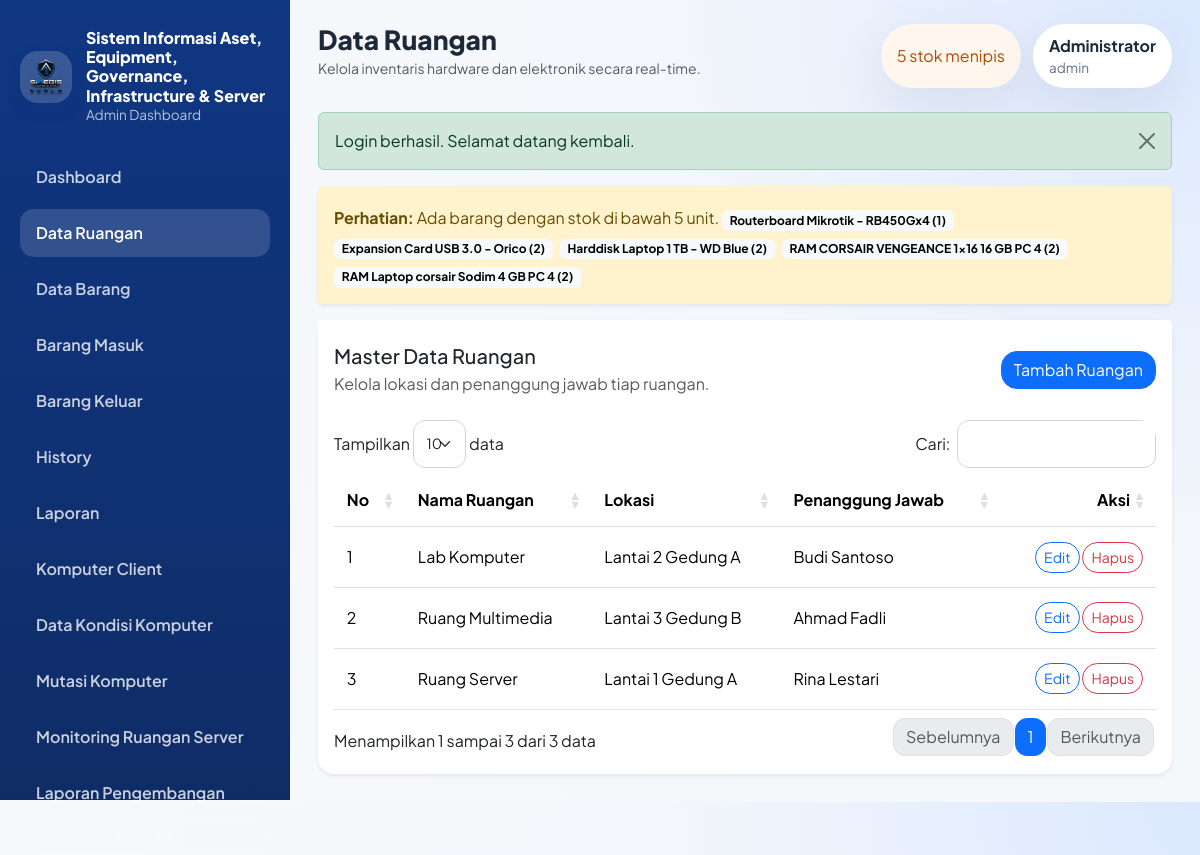
The app's page /modules/ruangan/index.php (signed in) with its own data.
### tables this page shows
CREATE TABLE barang (
    id INT AUTO_INCREMENT PRIMARY KEY,
    kode_barang VARCHAR(50) NOT NULL UNIQUE,
    nama_barang VARCHAR(150) NOT NULL,
    ruangan_id INT NULL,
    tahun_inventaris YEAR NOT NULL,
    qty INT NOT NULL DEFAULT 0,
    label_barang VARCHAR(100) NOT NULL DEFAULT 'Lainnya',
    kondisi ENUM('Baik', 'Rusak', 'Perbaikan') NOT NULL DEFAULT 'Baik',
    keterangan TEXT NULL,
    created_at TIMESTAMP DEFAULT CURRENT_TIMESTAMP,
    CONSTRAINT fk_barang_ruangan FOREIGN KEY (ruangan_id) REFERENCES ruangan(id) ON UPDATE CASCADE
);

CREATE TABLE ruangan (
    id INT AUTO_INCREMENT PRIMARY KEY,
    nama_ruangan VARCHAR(100) NOT NULL,
    lokasi VARCHAR(150) NOT NULL,
    penanggung_jawab VARCHAR(100) NOT NULL
);

### includes/helpers.php (called while the page is built, shortened)
<?php
function url(string $path = ''): string
{
    $path = ltrim($path, '/');
    return BASE_URL . ($path !== '' ? '/' . $path : '');
}
function e(?string $value): string
{
    return htmlspecialchars((string) $value, ENT_QUOTES, 'UTF-8');
}
function get_flash(): ?array
{
    $flash = $_SESSION['flash'];
    return $flash;
}
function current_path(): string
{
    return str_replace('\\', '/', $_SERVER['PHP_SELF'] ?? '');
}
function is_active_menu(string $needle): bool
{
    return str_contains(current_path(), $needle);
}
function fetch_all(PDO $pdo, string $sql, array $params = []): array
{
    $statement = $pdo->prepare($sql);
    $statement->execute($params);
    return $statement->fetchAll();
}
function get_low_stock_items(PDO $pdo, int $limit = 5): array
{
    return fetch_all(
        $pdo,
        'SELECT b.nama_barang, b.qty
         FROM barang b
         WHERE b.qty < 5
         ORDER BY b.qty ASC, b.nama_barang ASC
         LIMIT ' . (int) $limit
    );
}

### includes/auth.php (called while the page is built, shortened)
<?php
function current_user_role(): string
{
    return $_SESSION['user']['role'] ?? 'admin';
}
function is_admin_user(): bool
{
    return current_user_role() === 'admin';
}
function current_user(): ?array
{
    return $_SESSION['user'] ?? null;
}

### modules/ruangan/index.php (the view, shortened to what this page needs)
<?php
require_once dirname(__DIR__, 2) . '/config/app.php';
$pageTitle = 'Data Ruangan';
$rooms = fetch_all($pdo, 'SELECT * FROM ruangan ORDER BY nama_ruangan ASC');
require_once BASE_PATH . '/includes/layout_top.php';
?>
<div class="card border-0 shadow-sm">
    <div class="card-header bg-white border-0 d-flex justify-content-between align-items-center flex-wrap gap-3 pt-4">
        <div>
            <h5 class="mb-1">Master Data Ruangan</h5>
            <p class="text-muted mb-0">Kelola lokasi dan penanggung jawab tiap ruangan.</p>
        </div>
        <button class="btn btn-primary" data-bs-toggle="modal" data-bs-target="#addRoomModal">Tambah Ruangan</button>
    </div>
    <div class="card-body">
        <div class="table-responsive">
            <table class="table table-hover align-middle datatable">
                <thead>
                    <tr>
                        <th>No</th>
                        <th>Nama Ruangan</th>
                        <th>Lokasi</th>
                        <th>Penanggung Jawab</th>
                        <th class="text-end">Aksi</th>
                    </tr>
                </thead>
                <tbody>
                    <?php foreach ($rooms as $index => $room): ?>
                        <tr>
                            <td><?= $index + 1; ?></td>
                            <td><?= e($room['nama_ruangan']); ?></td>
                            <td><?= e($room['lokasi']); ?></td>
                            <td><?= e($room['penanggung_jawab']); ?></td>
                            <td class="text-end">
                                <button class="btn btn-sm btn-outline-primary" data-bs-toggle="modal" data-bs-target="#editRoomModal<?= $room['id']; ?>">Edit</button>
                                <button class="btn btn-sm btn-outline-danger" data-bs-toggle="modal" data-bs-target="#deleteRoomModal<?= $room['id']; ?>">Hapus</button>
                            </td>
                        </tr>
                    <?php endforeach; ?>
                </tbody>
            </table>
        </div>
    </div>
</div>
<?php require_once BASE_PATH . '/includes/layout_bottom.php'; ?>

### includes/layout_top.php (shortened to what this page needs)
<?php
$pageTitle = $pageTitle ?? APP_NAME;
$pageSubtitle = $pageSubtitle ?? 'Kelola inventaris hardware dan elektronik secara real-time.';
$lowStockItems = get_low_stock_items($pdo);
$currentUser = current_user();
$flash = get_flash();
$isAdminUser = is_admin_user();
$showLowStockAlert = !is_active_menu('/modules/pengembangan/') && !is_active_menu('/modules/monitoring_ruangan/');
?><!doctype html>
<html lang="id">
<head>
    <link href="https://cdn.jsdelivr.net/npm/bootstrap@5.3.3/dist/css/bootstrap.min.css" rel="stylesheet">
    <link href="https://cdn.datatables.net/1.13.8/css/dataTables.bootstrap5.min.css" rel="stylesheet">
    <link href="https://cdn.datatables.net/responsive/2.5.0/css/responsive.bootstrap5.min.css" rel="stylesheet">
    <link href="<?= e(url('assets/css/style.css')); ?>" rel="stylesheet">
</head>
<body>
    <div class="app-shell">
        <aside class="sidebar d-none d-xl-flex flex-column">
            <div class="sidebar-brand">
                <div class="brand-mark">
                    <img src="<?= e(url(APP_LOGO_PATH)); ?>" alt="Logo SiAEGIS" class="brand-logo">
                </div>
                <div>
                    <h1><?= e(APP_NAME); ?></h1>
                    <p>Admin Dashboard</p>
                </div>
            </div>
            <nav class="nav flex-column sidebar-nav">
                <?php if ($isAdminUser): ?>
                    <a class="nav-link <?= is_active_menu('/modules/dashboard/') ? 'active' : ''; ?>" href="<?= e(url('modules/dashboard/index.php')); ?>">Dashboard</a>
                    <a class="nav-link <?= is_active_menu('/modules/ruangan/') ? 'active' : ''; ?>" href="<?= e(url('modules/ruangan/index.php')); ?>">Data Ruangan</a>
                    <a class="nav-link <?= is_active_menu('/modules/barang/') ? 'active' : ''; ?>" href="<?= e(url('modules/barang/index.php')); ?>">Data Barang</a>
                    <a class="nav-link <?= is_active_menu('/modules/transaksi/masuk.php') ? 'active' : ''; ?>" href="<?= e(url('modules/transaksi/masuk.php')); ?>">Barang Masuk</a>
                    <a class="nav-link <?= is_active_menu('/modules/transaksi/keluar.php') ? 'active' : ''; ?>" href="<?= e(url('modules/transaksi/keluar.php')); ?>">Barang Keluar</a>
                    <a class="nav-link <?= is_active_menu('/modules/transaksi/history.php') ? 'active' : ''; ?>" href="<?= e(url('modules/transaksi/history.php')); ?>">History</a>
                    <a class="nav-link <?= is_active_menu('/modules/laporan/') ? 'active' : ''; ?>" href="<?= e(url('modules/laporan/index.php')); ?>">Laporan</a>
                    <a class="nav-link <?= is_active_menu('/modules/komputer/') ? 'active' : ''; ?>" href="<?= e(url('modules/komputer/index.php')); ?>">Komputer Client</a>
                    <a class="nav-link <?= is_active_menu('/modules/kondisi_komputer/') ? 'active' : ''; ?>" href="<?= e(url('modules/kondisi_komputer/index.php')); ?>">Data Kondisi Komputer</a>
                    <a class="nav-link <?= is_active_menu('/modules/mutasi_komputer/') ? 'active' : ''; ?>" href="<?= e(url('modules/mutasi_komputer/index.php')); ?>">Mutasi Komputer</a>
                    <a class="nav-link <?= is_active_menu('/modules/monitoring_ruangan/') ? 'active' : ''; ?>" href="<?= e(url('modules/monitoring_ruangan/dashboard.php')); ?>">Monitoring Ruangan Server</a>
                <?php endif; ?>
                <a class="nav-link <?= is_active_menu('/modules/pengembangan/') ? 'active' : ''; ?>" href="<?= e(url('modules/pengembangan/index.php')); ?>">Laporan Pengembangan</a>
            </nav>
            <a href="<?= e(url('logout.php')); ?>" class="btn btn-outline-light mt-auto">Logout</a>
        </aside>
        <div class="content-wrapper">
            <header class="topbar">
                <div class="d-flex align-items-center gap-3">
                    <div>
                        <h2 class="mb-0"><?= e($pageTitle); ?></h2>
                        <small class="text-muted"><?= e($pageSubtitle); ?></small>
                    </div>
                </div>
                <div class="topbar-meta">
                    <?php if ($showLowStockAlert): ?>
                        <div class="alert-pill <?= $lowStockItems ? 'alert-low' : 'alert-safe'; ?>">
                            <?= $lowStockItems ? count($lowStockItems) . ' stok menipis' : 'Stok aman'; ?>
                        </div>
                    <?php endif; ?>
                    <div class="user-pill">
                        <strong><?= e($currentUser['nama'] ?? 'Admin'); ?></strong>
                        <span><?= e($currentUser['username'] ?? '-'); ?></span>
                    </div>
                </div>
            </header>
            <main class="page-content">
                <?php if ($flash): ?>
                    <div class="alert alert-<?= e($flash['type']); ?> alert-dismissible fade show">
                        <?= e($flash['message']); ?>
                        <button type="button" class="btn-close" data-bs-dismiss="alert"></button>
                    </div>
                <?php endif; ?>
                <?php if ($showLowStockAlert && $lowStockItems): ?>
                    <div class="alert alert-warning border-0 shadow-sm">
                        <strong>Perhatian:</strong> Ada barang dengan stok di bawah 5 unit.
                        <?php foreach ($lowStockItems as $item): ?>
                            <span class="badge text-bg-light me-1 mt-2"><?= e($item['nama_barang']); ?> (<?= e($item['qty']); ?>)</span>
                        <?php endforeach; ?>
                    </div>
                <?php endif; ?>

### assets/css/style.css (style rules this page uses)
:root { --bg-main: #f4f7fb; --bg-sidebar: linear-gradient(180deg, #103783 0%, #0f2c66 100%); --primary: #1b63ff; --primary-soft: #eaf1ff; --text-main: #1d2939; --text-soft: #667085; --border-soft: #e4e7ec; --card-shadow: 0 18px 55px rgba(16, 24, 40, 0.08); }
* { box-sizing: border-box; }
body { font-family: 'Plus Jakarta Sans', sans-serif; background: radial-gradient(circle at top right, #dbe8ff 0%, #f4f7fb 38%, #f7f9fc 100%); color: var(--text-main); overflow-x: hidden; }
.form-control, .form-select, .btn, .card, .modal-content { border-radius: 1rem; }
.app-shell { min-height: 100vh; display: flex; }
.sidebar { width: 290px; padding: 28px 20px; background: var(--bg-sidebar); color: #fff; position: sticky; top: 0; height: 100vh; }
.sidebar-brand { display: flex; gap: 14px; align-items: center; margin-bottom: 28px; }
.brand-mark { width: 52px; height: 52px; border-radius: 18px; display: flex; align-items: center; justify-content: center; background: rgba(255, 255, 255, 0.18); padding: 6px; flex-shrink: 0; }
.brand-logo { width: 100%; height: 100%; object-fit: contain; filter: drop-shadow(0 6px 14px rgba(12, 34, 84, 0.18)); }
.sidebar-brand h1 { font-size: 1rem; margin: 0; font-weight: 800; }
.sidebar-brand p { margin: 0; color: rgba(255, 255, 255, 0.7); font-size: 0.85rem; }
.sidebar-nav { gap: 8px; }
.sidebar-nav .nav-link { color: rgba(255, 255, 255, 0.78); padding: 12px 16px; border-radius: 14px; font-weight: 600; }
.sidebar-nav .nav-link:hover, .sidebar-nav .nav-link.active { color: #fff; background: rgba(255, 255, 255, 0.14); }
.content-wrapper { flex: 1; min-width: 0; }
.topbar { padding: 24px 28px 0; display: flex; justify-content: space-between; align-items: flex-start; gap: 16px; flex-wrap: wrap; }
.topbar h2 { font-size: 1.65rem; font-weight: 800; }
.topbar-meta { display: flex; gap: 12px; flex-wrap: wrap; }
.alert-pill, .user-pill { border-radius: 999px; padding: 10px 16px; background: #fff; box-shadow: var(--card-shadow); display: flex; align-items: center; gap: 8px; }
.alert-low { color: #b54708; background: #fff7ed; }
.user-pill { flex-direction: column; align-items: flex-start; gap: 0; }
.user-pill span { color: var(--text-soft); font-size: 0.85rem; }
.page-content { padding: 24px 28px 28px; }
.card { border: 1px solid rgba(16, 24, 40, 0.04); box-shadow: var(--card-shadow); }
.card-header { background: transparent; }
.table > :not(caption) > * > * { padding: 0.9rem 0.8rem; vertical-align: middle; }
.table td, .table th { white-space: normal; }
.table-responsive { border-radius: 18px; }

### records on screen
barang: nama_barang "Routerboard Mikrotik - RB450Gx4", qty "1"
barang: nama_barang "Expansion Card USB 3.0 - Orico", qty "2"
barang: nama_barang "Harddisk Laptop 1 TB - WD Blue", qty "2"
barang: nama_barang "RAM CORSAIR VENGEANCE 1x16 16 GB PC 4", qty "2"
barang: nama_barang "RAM Laptop corsair Sodim 4 GB PC 4", qty "2"
ruangan: nama_ruangan "Lab Komputer", lokasi "Lantai 2 Gedung A", penanggung_jawab "Budi Santoso"
ruangan: nama_ruangan "Ruang Multimedia", lokasi "Lantai 3 Gedung B", penanggung_jawab "Ahmad Fadli"
ruangan: nama_ruangan "Ruang Server", lokasi "Lantai 1 Gedung A", penanggung_jawab "Rina Lestari"

### other values on screen
APP_NAME "Sistem Informasi Aset, Equipment, Governance, Infrastructure & Server"
$pageTitle "Data Ruangan"
$pageSubtitle "Kelola inventaris hardware dan elektronik secara real-time."
count($lowStockItems) "5"
$currentUser['nama'] "Administrator"
$currentUser['username'] "admin"
$flash['message'] "Login berhasil. Selamat datang kembali."
